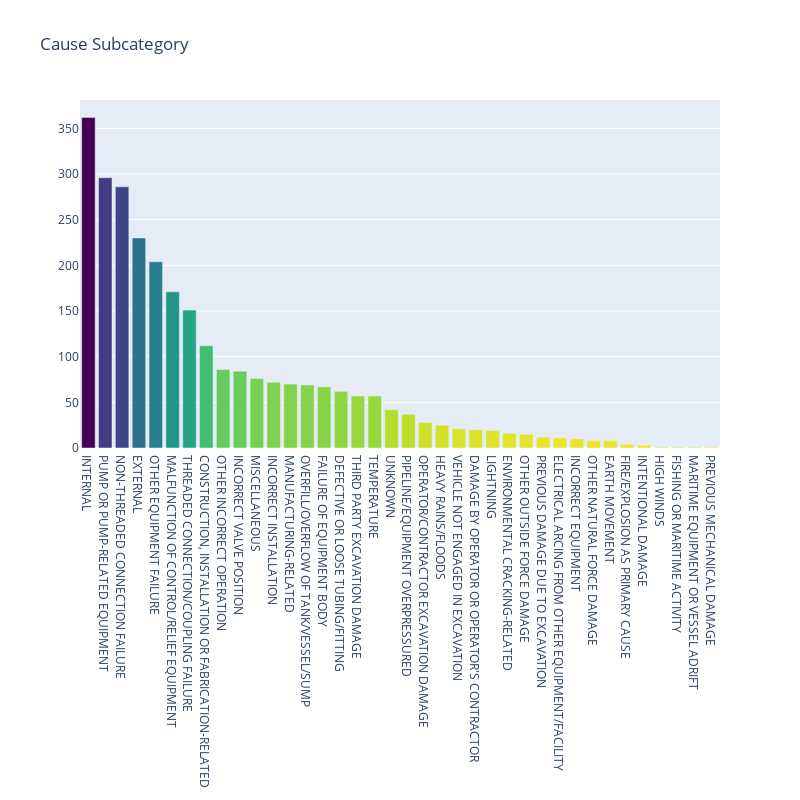

The notebook cell saved with this chart:
### Code cell
causes_sub = df['Cause Subcategory'].value_counts()
causes_sub = go.Bar(
   y = causes_sub.values, 
   x = causes_sub.index.values, 
   name = 'Causes Subcategory Count', 
     marker=dict(
        color=causes_sub.values,
        colorscale = 'Viridis',
        reversescale = True
        )    
)
data = [causes_sub]

layout = go.Layout (
title = 'Cause Subcategory', 
height = 800,
width = 800, 
margin=go.Margin(b=100, r=80)
)

fig = go.Figure(data=data, layout=layout)
py.iplot(fig, filename='basic-bar')

### Figure 1 — Plotly figure (JSON) as saved in the notebook; plotly's stock layout.template omitted (floating-point values rounded to 4 significant figures)
{"data": [{"marker": {"color": [362, 296, 286, 230, 204, 171, 151, 112, 86, 84, 76, 72, 70, 69, 67, 62, 57, 57, 42, 37, 28, 25, 21, 20, 19, 16, 15, 12, 11, 10, 8, 8, 4, 3, 1, 1, 1, 1], "colorscale": [[0, "#440154"], [0.1111, "#482878"], [0.2222, "#3e4989"], [0.3333, "#31688e"], [0.4444, "#26828e"], [0.5556, "#1f9e89"], [0.6667, "#35b779"], [0.7778, "#6ece58"], [0.8889, "#b5de2b"], [1, "#fde725"]], "reversescale": true}, "name": "Causes Subcategory Count", "type": "bar", "x": ["INTERNAL", "PUMP OR PUMP-RELATED EQUIPMENT", "NON-THREADED CONNECTION FAILURE", "EXTERNAL", "OTHER EQUIPMENT FAILURE", "MALFUNCTION OF CONTROL/RELIEF EQUIPMENT", "THREADED CONNECTION/COUPLING FAILURE", "CONSTRUCTION, INSTALLATION OR FABRICATION-RELATED", "OTHER INCORRECT OPERATION", "INCORRECT VALVE POSITION", "MISCELLANEOUS", "INCORRECT INSTALLATION", "MANUFACTURING-RELATED", "OVERFILL/OVERFLOW OF TANK/VESSEL/SUMP", "FAILURE OF EQUIPMENT BODY", "DEFECTIVE OR LOOSE TUBING/FITTING", "THIRD PARTY EXCAVATION DAMAGE", "TEMPERATURE", "UNKNOWN", "PIPELINE/EQUIPMENT OVERPRESSURED", "OPERATOR/CONTRACTOR EXCAVATION DAMAGE", "HEAVY RAINS/FLOODS", "VEHICLE NOT ENGAGED IN EXCAVATION", "DAMAGE BY OPERATOR OR OPERATOR'S CONTRACTOR", "LIGHTNING", "ENVIRONMENTAL CRACKING-RELATED", "OTHER OUTSIDE FORCE DAMAGE", "PREVIOUS DAMAGE DUE TO EXCAVATION", "ELECTRICAL ARCING FROM OTHER EQUIPMENT/FACILITY", "INCORRECT EQUIPMENT", "OTHER NATURAL FORCE DAMAGE", "EARTH MOVEMENT", "FIRE/EXPLOSION AS PRIMARY CAUSE", "INTENTIONAL DAMAGE", "HIGH WINDS", "FISHING OR MARITIME ACTIVITY", "MARITIME EQUIPMENT OR VESSEL ADRIFT", "PREVIOUS MECHANICAL DAMAGE"], "y": [362, 296, 286, 230, 204, 171, 151, 112, 86, 84, 76, 72, 70, 69, 67, 62, 57, 57, 42, 37, 28, 25, 21, 20, 19, 16, 15, 12, 11, 10, 8, 8, 4, 3, 1, 1, 1, 1]}], "layout": {"height": 800, "margin": {"b": 100, "r": 80}, "title": {"text": "Cause Subcategory"}, "width": 800}}
